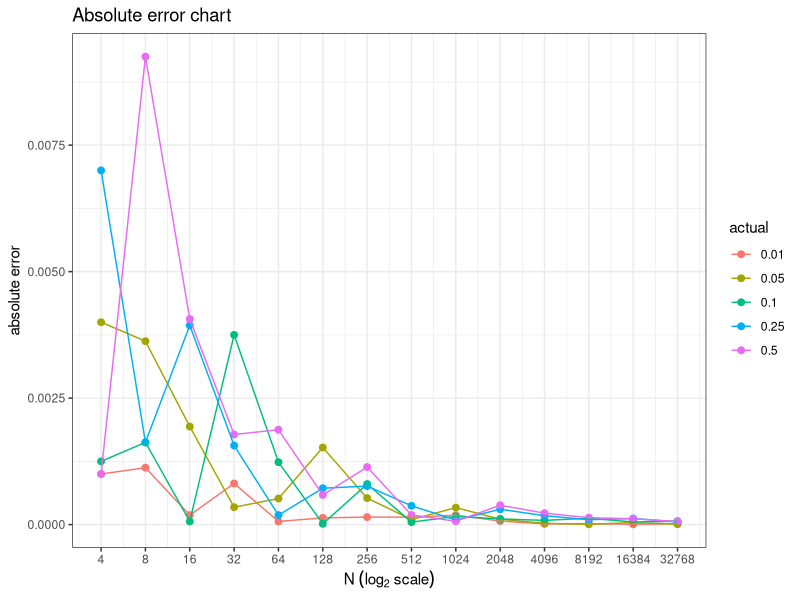
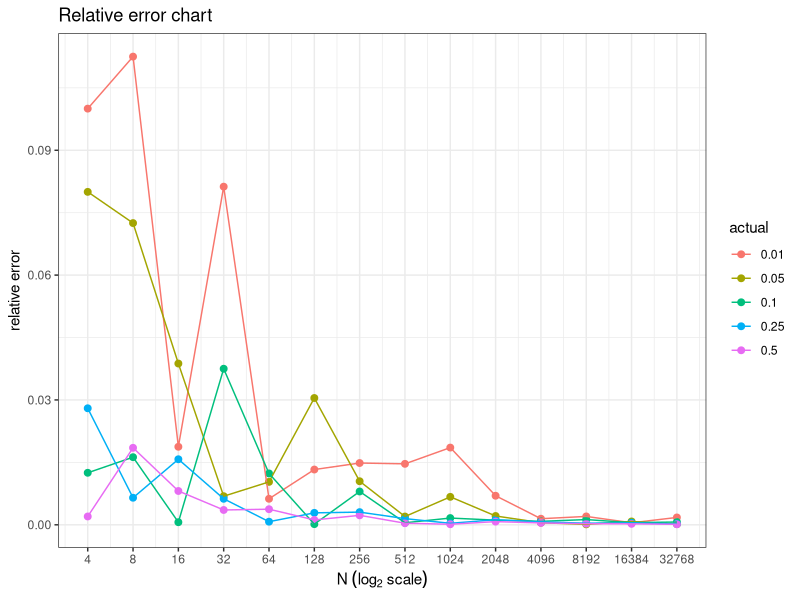

Recreate these plots in R, in order.
## ---- chunk 1
knitr::opts_chunk$set(echo=TRUE, warning=FALSE, message=FALSE, cache=TRUE)
## ---- chunk 2
# Loading the tidyverse package
library(tidyverse)
## ---- chunk 3
# Creating empty vectors that will be used to record important variables later
n <- rep(0, 14)
two_to_power <- rep(0, 14)
p_0_01 <- rep(0, 14)
p_0_05 <- rep(0, 14)
p_0_10 <- rep(0, 14)
p_0_25 <- rep(0, 14)
p_0_50 <- rep(0, 14)

# Using a for loop to run numerous simulations for different combinations
for (i in 1:14) {
  m <- i + 1
  n[i] <- m
  two_to_power[i] <- 2**m
  # 1000 observations were ran for each combination.Then, the mean
  # of the outputs was obtained and recorded.
  p_0_01[i] <- mean(rbinom(1000,2**m,0.01))
  p_0_05[i] <- mean(rbinom(1000,2**m,0.05))
  p_0_10[i] <- mean(rbinom(1000,2**m,0.10))
  p_0_25[i] <- mean(rbinom(1000,2**m,0.25))
  p_0_50[i] <- mean(rbinom(1000,2**m,0.50))
}

# Creating a data frame that stores the output of the for loop iteration into columns
df <- data.frame(number = n,power_2 = two_to_power, p_0_01 = p_0_01, p_0_05 = p_0_05, p_0_10 = p_0_10, p_0_25 = p_0_25, p_0_50 = p_0_50)

# Wrangling the data set to make it become more readable to the reader. The probability columns were rearranged into a new column.
df <- df %>% 
  gather(p_0_01:p_0_50, key = "actual", value = "pred")
df$actual <- str_replace_all(df$actual, "p_", "")
df$actual <- str_replace_all(df$actual, "_", ".")
df$actual <- as.double(df$actual)

# Creating two new columns for absolute error and relative error
df <- df %>% 
  mutate(pred_prob = pred/power_2) %>% 
  mutate(absolute = abs(pred_prob - actual), relative = abs(pred_prob-actual)/actual)
df <- na.omit(df) # Removing NA values in the data set
head(df)
## ---- chunk 4
df$actual <- as.character(df$actual) # changing the actual column into a character vector

# Plotting the absolute error chart
ggplot(df) +
  geom_point(aes(x = number, y = absolute, color = actual), size = 2) + 
  geom_line(aes(x = number, y = absolute, color = actual)) + 
  labs(x = parse(text = "N~(log[2]~scale)"), y = "absolute error", title = "Absolute error chart") +
  scale_x_continuous(breaks=seq(2, 15, 1), labels=c(unique(as.character(df$power_2)))) + 
  theme_bw()
## ---- chunk 5
df$actual <- as.character(df$actual)

# Plotting the relative error chart
ggplot(df) +
  geom_point(aes(x = number, y = relative, color = actual), size = 2) + 
  geom_line(aes(x = number, y = relative, color = actual)) +
  labs(x = parse(text = "N~(log[2]~scale)"), y = "relative error", title = "Relative error chart") +
  scale_x_continuous(breaks=seq(2, 15, 1), labels=c(unique(as.character(df$power_2)))) +
  theme_bw()

